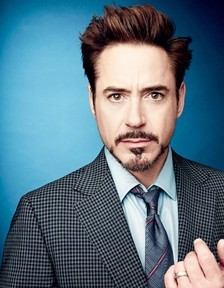
#> input picture face.jpg, 224 x 288 px
$ python '4_检测人脸.py'
#> lines starting #> are read from the running program, lines starting #| are printed output that depends on the picture
import cv2
# 读取图像
im = cv2.imread('face.jpg')
#> im is the input picture: shape (288, 224, 3); mean B, G, R 132.2, 117.4, 91.6
# 灰度转换
grey = cv2.cvtColor(im, cv2.COLOR_BGR2GRAY)
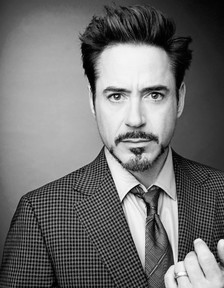
#> grey: shape (288, 224); min 0, max 253, mean 111.3
# 获取人脸检测器
face_detector = cv2.CascadeClassifier('haarcascade_frontalface_default.xml')
# 检测人脸
faces = face_detector.detectMultiScale(grey)
#> faces = [[77, 49, 118, 118]]
# 遍历检测到的人脸
for x, y, w, h in faces:
    cv2.rectangle(im, (x, y), (x+w, y+h), (0, 255, 0), 2)
    cv2.imshow('im', im)
    cv2.waitKey(0)
#> this loop made 1 pass
#> pass 1, `cv2.imshow('im', im)`:
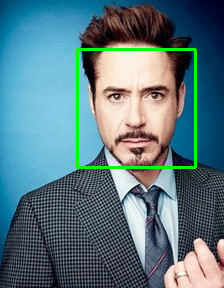
#> window 'im': shape (288, 224, 3); mean B, G, R 129.1, 120.3, 89.7
cv2.destroyAllWindows()

$ run again, with Tony.jpg copied over face.jpg
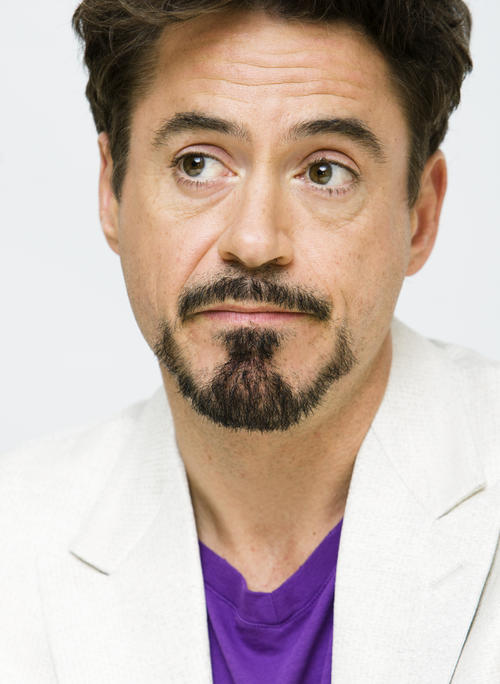
#> input picture Tony.jpg, 500 x 684 px
#> im is the input picture: shape (684, 500, 3); mean B, G, R 171.1, 179.5, 196.8
#> `grey = cv2.cvtColor(im, cv2.COLOR_BGR2GRAY)`:
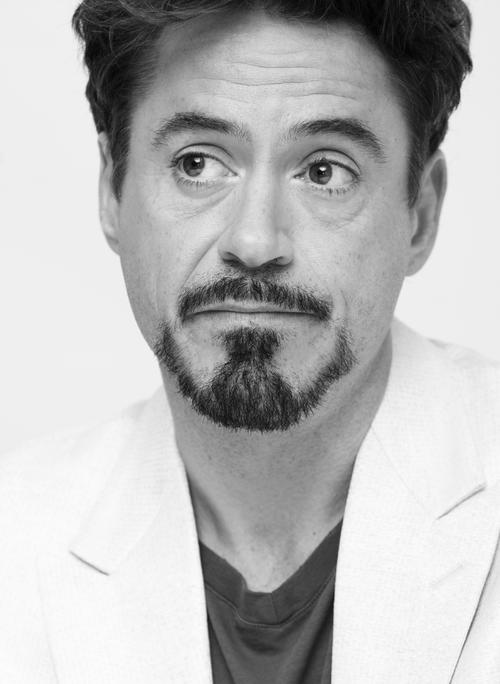
#> grey: shape (684, 500); min 1, max 255, mean 183.8
#> faces = [[79, 24, 365, 365]]
#> the loop `for x, y, w, h in faces:` made 1 pass
#> pass 1, `cv2.imshow('im', im)`:
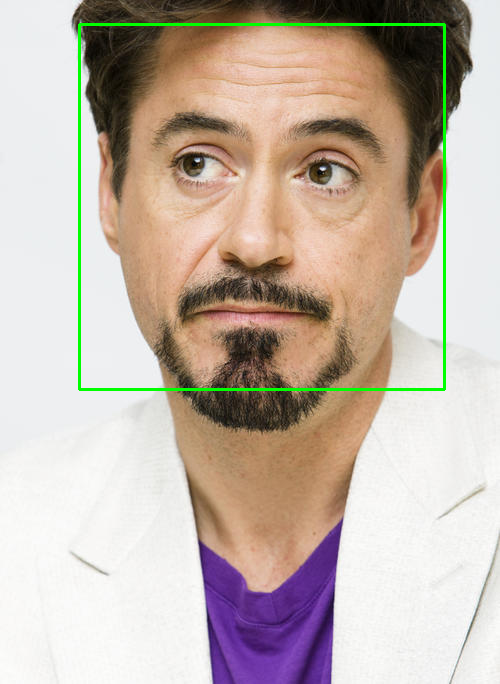
#> window 'im': shape (684, 500, 3); mean B, G, R 169.3, 180.8, 194.7
